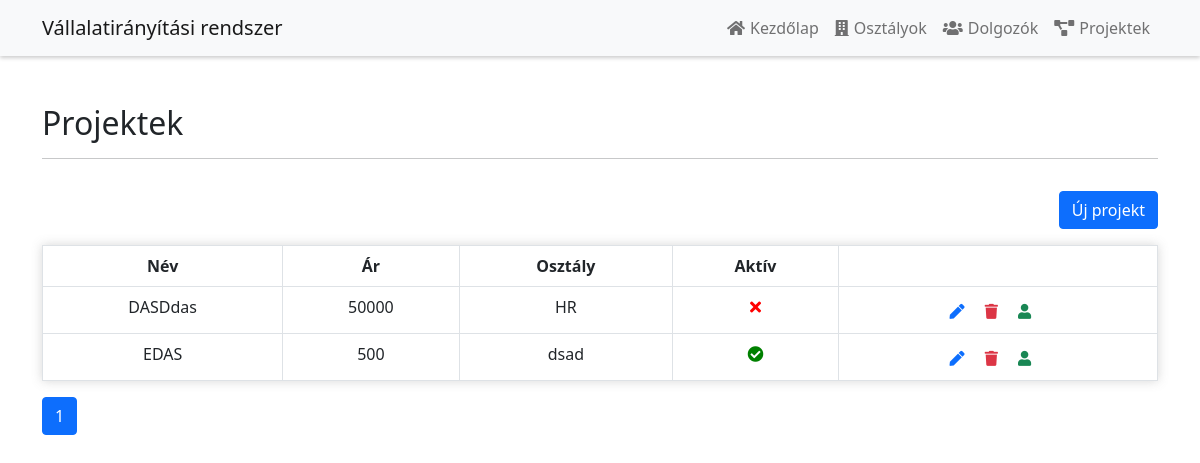
/projekt.php, run on an earlier commit of the app's database.
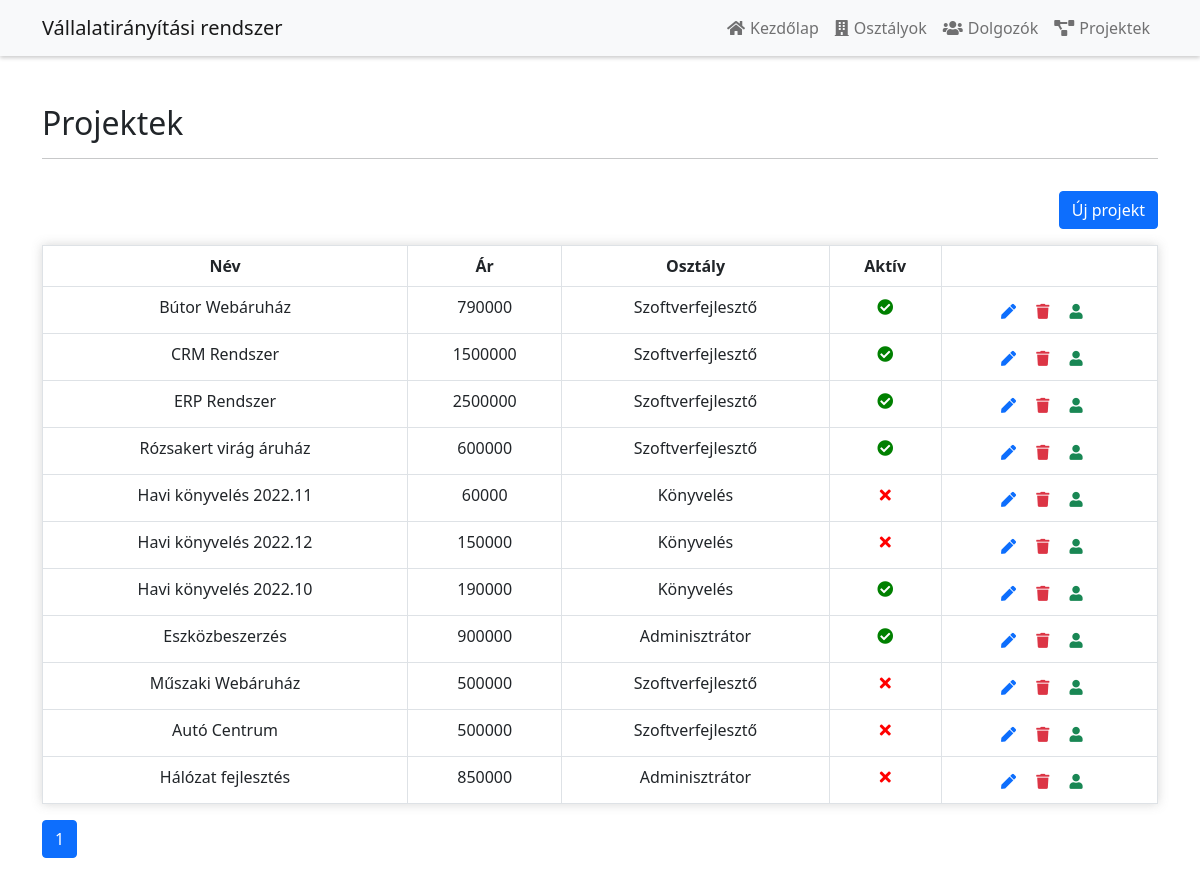
And on a later commit of the database.
### tables this page shows
CREATE TABLE `projekt` (
  `id` int(11) NOT NULL,
  `nev` varchar(40) NOT NULL,
  `ar` int(11) NOT NULL,
  `aktiv` tinyint(4) NOT NULL,
  `osztaly_id` int(11) DEFAULT NULL,
  `osztaly_nev` varchar(40) NOT NULL
);

CREATE TABLE `osztaly` (
  `id` int(11) NOT NULL,
  `nev` varchar(40) NOT NULL,
  `manager_id` int(11) DEFAULT NULL
);

### projekt.php (the view)
<?php
include('functions.php');
$pdo = pdo_connect_mysql();
$perPage = 15;
$total_row = $pdo->query('SELECT projekt.* FROM projekt')->rowCount();
$pages = ceil($total_row / $perPage);
$page = isset($_GET['page']) ? $_GET["page"] : 1;
$start = ($page - 1) * $perPage;
$query = "SELECT projekt.* FROM projekt LIMIT $start, $perPage";
$projektek = $pdo->query($query)->fetchAll(PDO::FETCH_ASSOC);
?>
<?= template_header('Projekt') ?>
<div class="container">
    <div class="row mt-5 mb-3">
        <div class="col-lg-12">
            <h2>Projektek</h2>
            <hr>
        </div>
    </div>
    <div class="row mb-3">
        <div class="col-lg-12 text-end">
            <a class="btn btn-primary" href="new_projekt.php">Új projekt</a>
        </div>
    </div>
    <table id="projekt_table" class="table table-bordered">
        <thead>
        <tr>
            <th>Név</th>
            <th>Ár</th>
            <th>Osztály</th>
            <th>Aktív</th>
            <th></th>
        </tr>
        </thead>
        <tbody>
        <?php if (!empty($projektek)): ?>
            <?php foreach ($projektek as $projekt): ?>
                <tr data-id="<?= $projekt['id'] ?>" onclick="selectProjekt(this)">
                    <td><?= $projekt['nev'] ?></td>
                    <td><?= $projekt['ar'] ?></td>
                    <td><?php
                        $stmt = $pdo->prepare("SELECT osztaly.nev FROM osztaly WHERE osztaly.id = ?");
                        $stmt->execute([$projekt["osztaly_id"]]);
                        $osztaly = $stmt->fetchColumn();
                        if ($osztaly) {
                            echo $osztaly;
                        } else {
                            echo "Nincs megadva osztály";
                        }
                        ?></td>
                    <td><?= $projekt['aktiv'] == 1 ? '<i style="color: green" class="fas fa-check-circle"></i>' : '<i style="color: red" class="fas fa-times"></i>' ?></td>
                    <td class="actions">
                        <a href="edit_projekt.php?id=<?= $projekt['id'] ?>" class="edit"><i
                                    class="fas fa-pen fa-xs"></i></a>
                        <a href="delete.php?projekt_id=<?= $projekt['id'] ?>" class="trash text-danger"><i
                                    class="fas fa-trash fa-xs"></i></a>
                        <?php $dolgozo_count = $pdo->query('SELECT * FROM dolgozo')->rowCount();
                        if ($dolgozo_count > 0) {
                            ?>
                            <a href="dolgozo_to_projekt.php?projekt_id=<?= $projekt['id'] ?>"
                               class="trash text-success"><i class="fas fa-user fa-xs"></i></a>
                        <?php } ?>
                    </td>
                </tr>
            <?php endforeach; ?>
        <?php else: ?>
            <tr>
                <td colspan="9">Nincs rögzítve projekt.</td>
            </tr>
        <?php endif; ?>
        </tbody>
    </table>
    <ul class="pagination">
        <?php for ($i = 1; $i <= $pages; $i++): ?>
            <li class="page-item<?php echo ($i == $page) ? " active" : "" ?>"><a class="page-link"
                                                                                 href='<?php echo "?page=$i"; ?>'>
                    <?php echo $i; ?>
                </a></li>
        <?php endfor; ?>
    </ul>
</div>
<?= template_footer() ?>

What changed in the data, as far as the page shows it:
removed projekt: nev "DASDdas", ar "50000", osztaly.nev "HR", aktiv 0 (drawn)
removed projekt: nev "EDAS", ar "500", osztaly.nev "dsad", aktiv 1 (drawn)
added projekt: nev "Bútor Webáruház", ar "790000", osztaly.nev "Szoftverfejlesztő", aktiv 1 (drawn)
added projekt: nev "CRM Rendszer", ar "1500000", osztaly.nev "Szoftverfejlesztő", aktiv 1 (drawn)
added projekt: nev "ERP Rendszer", ar "2500000", osztaly.nev "Szoftverfejlesztő", aktiv 1 (drawn)
added projekt: nev "Rózsakert virág áruház", ar "600000", osztaly.nev "Szoftverfejlesztő", aktiv 1 (drawn)
added projekt: nev "Havi könyvelés 2022.11", ar "60000", osztaly.nev "Könyvelés", aktiv 0 (drawn)
added projekt: nev "Havi könyvelés 2022.12", ar "150000", osztaly.nev "Könyvelés", aktiv 0 (drawn)
added projekt: nev "Havi könyvelés 2022.10", ar "190000", osztaly.nev "Könyvelés", aktiv 1 (drawn)
added projekt: nev "Eszközbeszerzés", ar "900000", osztaly.nev "Adminisztrátor", aktiv 1 (drawn)
added projekt: nev "Műszaki Webáruház", ar "500000", osztaly.nev "Szoftverfejlesztő", aktiv 0 (drawn)
added projekt: nev "Autó Centrum", ar "500000", osztaly.nev "Szoftverfejlesztő", aktiv 0 (drawn)
added projekt: nev "Hálózat fejlesztés", ar "850000", osztaly.nev "Adminisztrátor", aktiv 0 (drawn)
